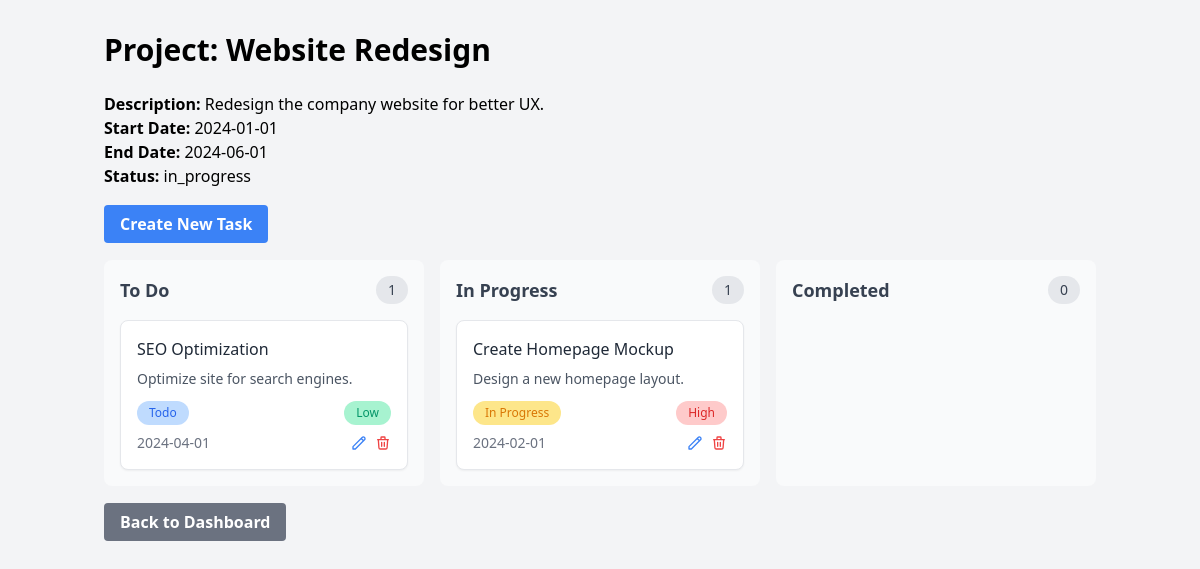
The app's page /index.php?action=project_details&id=1 (signed in) with its own data.
### tables this page shows
CREATE TABLE projects (
    id INT AUTO_INCREMENT PRIMARY KEY,
    name VARCHAR(255) NOT NULL,
    description TEXT,
    date_commence DATE,
    date_fin DATE,
    status VARCHAR(20) NOT NULL DEFAULT 'not_started' CHECK (status IN ('not_started', 'in_progress', 'completed')),
    is_public TINYINT(1) DEFAULT FALSE,
    id_user INT,
    FOREIGN KEY (id_user) REFERENCES users(id),
    created_at TIMESTAMP DEFAULT CURRENT_TIMESTAMP
);

CREATE TABLE tasks (
    id INT AUTO_INCREMENT PRIMARY KEY,
    title VARCHAR(255) NOT NULL,
    description TEXT,
    status VARCHAR(20) NOT NULL DEFAULT 'toDo' CHECK (status IN ('toDo', 'inProgress', 'completed')),
    priority VARCHAR(20) NOT NULL DEFAULT 'medium' CHECK (priority IN ('low', 'medium', 'high')),
    fin_date DATE,
    category_id INT,
    project_id INT,
    assigned_to INT,
    created_by INT,
    FOREIGN KEY (project_id) REFERENCES projects(id) ON DELETE CASCADE,
    FOREIGN KEY (category_id) REFERENCES categories(id),
    FOREIGN KEY (assigned_to) REFERENCES users(id),
    FOREIGN KEY (created_by) REFERENCES users(id),
    created_at TIMESTAMP DEFAULT CURRENT_TIMESTAMP
);

### config/Database.php (called while the page is built, shortened)
<?php
class Database{
   private $host="localhost";
   private $db_name="gestionnaire_de_projets";
   private $username="root";
   private $password="";
   public function getconnection(){
    $this->conn=null;
    try{
        $this->conn = new PDO(
            "mysql:host=".$this->host.";dbname=".$this->db_name,$this->username,$this->password);
        $this->conn->setAttribute(PDO::ATTR_ERRMODE,PDO::ERRMODE_EXCEPTION);
    }
catch(PDOExcepton $exception){
    echo "connectionError :";
}
  return $this->conn;
   }
}
?>

### models/Project.php (called while the page is built, shortened)
<?php
class Project {
    private $conn;
    private $table_name = "projects";
    public function __construct($db) {
        $this->conn = $db;
    }
    public function getProjectById($id) {
        $query = "SELECT * FROM " . $this->table_name . " WHERE id = :id";
        $stmt = $this->conn->prepare($query);
        $stmt->bindParam(":id", $id);
        if ($stmt->execute()) {
            return $stmt->fetch(PDO::FETCH_ASSOC);
        }
        return false;
    }
    }

### models/Task.php (called while the page is built, shortened)
<?php
class Task {
    private $conn;
    public function __construct($db) {
        $this->conn = $db;
    }
public function getTasksByProject($projectId) {
    $stmt = $this->conn->prepare("SELECT * FROM tasks WHERE project_id = ?");
    $stmt->execute([$projectId]);
    return $stmt->fetchAll(PDO::FETCH_ASSOC);
}
}

### views/project_details.php (the view, shortened to what this page needs)
<!DOCTYPE html>
<html lang="en">
<head>
    <link href="https://cdn.jsdelivr.net/npm/tailwindcss@2.2.19/dist/tailwind.min.css" rel="stylesheet">
</head>
<body class="bg-gray-100">
    <div class="container mx-auto px-4 py-8">
        <h1 class="text-3xl font-bold mb-6">Project: <?php echo htmlspecialchars($project['name']); ?></h1>
        <div class="mb-6">
            <p><strong>Description:</strong> <?php echo htmlspecialchars($project['description']); ?></p>
            <p><strong>Start Date:</strong> <?php echo htmlspecialchars($project['date_commence']); ?></p>
            <p><strong>End Date:</strong> <?php echo htmlspecialchars($project['date_fin']); ?></p>
            <p><strong>Status:</strong> <?php echo htmlspecialchars($project['status']); ?></p>
        </div>
        <div class="mb-6">
            <a href="index.php?action=create_task&project_id=<?php echo $project['id']; ?>" class="bg-blue-500 hover:bg-blue-700 text-white font-bold py-2 px-4 rounded">
                Create New Task
            </a>
        </div>
        <div class="flex gap-4">
            <div class="flex-1 bg-gray-50 rounded-lg p-4">
                <div class="flex items-center justify-between mb-4">
                    <h2 class="text-lg font-semibold text-gray-700">To Do</h2>
                    <span class="bg-gray-200 text-gray-700 rounded-full px-3 py-1 text-sm">
                        <?php echo count(array_filter($tasks, function($task) { return $task['status'] === 'toDo'; })); ?>
                    </span>
                </div>
                <div class="space-y-3">
                    <?php foreach ($tasks as $task): ?>
                        <?php if ($task['status'] === 'toDo'): ?>
                            <div class="bg-white p-4 rounded-lg shadow-sm border border-gray-200">
                                <h3 class="font-medium text-gray-800 mb-2"><?php echo htmlspecialchars($task['title']); ?></h3>
                                <p class="text-sm text-gray-600 mb-3"><?php echo htmlspecialchars($task['description']); ?></p>
                                <div class="flex items-center justify-between mb-2">
                                    <span class="bg-blue-200 text-blue-600 py-1 px-3 rounded-full text-xs">Todo</span>
                                    <?php if ($task['priority'] === 'high'): ?>
                                        <span class="bg-red-200 text-red-600 py-1 px-3 rounded-full text-xs">High</span>
                                    <?php elseif ($task['priority'] === 'medium'): ?>
                                        <span class="bg-yellow-200 text-yellow-600 py-1 px-3 rounded-full text-xs">Medium</span>
                                    <?php else: ?>
                                        <span class="bg-green-200 text-green-600 py-1 px-3 rounded-full text-xs">Low</span>
                                    <?php endif; ?>
                                </div>
                                <div class="flex items-center justify-between text-sm">
                                    <span class="text-gray-500"><?php echo htmlspecialchars($task['fin_date']); ?></span>
                                    <div class="flex space-x-2">
                                        <a href="index.php?action=update_task&id=<?php echo $task['id']; ?>" class="text-blue-500 hover:text-blue-700">
                                            <svg class="w-4 h-4" fill="none" stroke="currentColor" viewBox="0 0 24 24">
                                                <path stroke-linecap="round" stroke-linejoin="round" stroke-width="2" d="M15.232 5.232l3.536 3.536m-2.036-5.036a2.5 2.5 0 113.536 3.536L6.5 21.036H3v-3.572L16.732 3.732z" />
                                            </svg>
                                        </a>
                                        <a href="index.php?action=delete_task&id=<?php echo $task['id']; ?>" class="text-red-500 hover:text-red-700" onclick="return confirm('Are you sure you want to delete this task?');">
                                            <svg class="w-4 h-4" fill="none" stroke="currentColor" viewBox="0 0 24 24">
                                                <path stroke-linecap="round" stroke-linejoin="round" stroke-width="2" d="M19 7l-.867 12.142A2 2 0 0116.138 21H7.862a2 2 0 01-1.995-1.858L5 7m5 4v6m4-6v6m1-10V4a1 1 0 00-1-1h-4a1 1 0 00-1 1v3M4 7h16" />
                                            </svg>
                                        </a>
                                    </div>
                                </div>
                            </div>
                        <?php endif; ?>
                    <?php endforeach; ?>
                </div>
            </div>
            <div class="flex-1 bg-gray-50 rounded-lg p-4">
                <div class="flex items-center justify-between mb-4">
                    <h2 class="text-lg font-semibold text-gray-700">In Progress</h2>
                    <span class="bg-gray-200 text-gray-700 rounded-full px-3 py-1 text-sm">
                        <?php echo count(array_filter($tasks, function($task) { return $task['status'] === 'inProgress'; })); ?>
                    </span>
                </div>
                <div class="space-y-3">
                    <?php foreach ($tasks as $task): ?>
                        <?php if ($task['status'] === 'inProgress'): ?>
                            <div class="bg-white p-4 rounded-lg shadow-sm border border-gray-200">
                                <h3 class="font-medium text-gray-800 mb-2"><?php echo htmlspecialchars($task['title']); ?></h3>
                                <p class="text-sm text-gray-600 mb-3"><?php echo htmlspecialchars($task['description']); ?></p>
                                <div class="flex items-center justify-between mb-2">
                                    <span class="bg-yellow-200 text-yellow-600 py-1 px-3 rounded-full text-xs">In Progress</span>
                                    <?php if ($task['priority'] === 'high'): ?>
                                        <span class="bg-red-200 text-red-600 py-1 px-3 rounded-full text-xs">High</span>
                                    <?php elseif ($task['priority'] === 'medium'): ?>
                                        <span class="bg-yellow-200 text-yellow-600 py-1 px-3 rounded-full text-xs">Medium</span>
                                    <?php else: ?>
                                        <span class="bg-green-200 text-green-600 py-1 px-3 rounded-full text-xs">Low</span>
                                    <?php endif; ?>
                                </div>
                                <div class="flex items-center justify-between text-sm">
                                    <span class="text-gray-500"><?php echo htmlspecialchars($task['fin_date']); ?></span>
                                    <div class="flex space-x-2">
                                        <a href="index.php?action=update_task&id=<?php echo $task['id']; ?>" class="text-blue-500 hover:text-blue-700">
                                            <svg class="w-4 h-4" fill="none" stroke="currentColor" viewBox="0 0 24 24">
                                                <path stroke-linecap="round" stroke-linejoin="round" stroke-width="2" d="M15.232 5.232l3.536 3.536m-2.036-5.036a2.5 2.5 0 113.536 3.536L6.5 21.036H3v-3.572L16.732 3.732z" />
                                            </svg>
                                        </a>
                                        <a href="index.php?action=delete_task&id=<?php echo $task['id']; ?>" class="text-red-500 hover:text-red-700" onclick="return confirm('Are you sure you want to delete this task?');">
                                            <svg class="w-4 h-4" fill="none" stroke="currentColor" viewBox="0 0 24 24">
                                                <path stroke-linecap="round" stroke-linejoin="round" stroke-width="2" d="M19 7l-.867 12.142A2 2 0 0116.138 21H7.862a2 2 0 01-1.995-1.858L5 7m5 4v6m4-6v6m1-10V4a1 1 0 00-1-1h-4a1 1 0 00-1 1v3M4 7h16" />
                                            </svg>
                                        </a>
                                    </div>
                                </div>
                            </div>
                        <?php endif; ?>
                    <?php endforeach; ?>
                </div>
            </div>
            <div class="flex-1 bg-gray-50 rounded-lg p-4">
                <div class="flex items-center justify-between mb-4">
                    <h2 class="text-lg font-semibold text-gray-700">Completed</h2>
                    <span class="bg-gray-200 text-gray-700 rounded-full px-3 py-1 text-sm">
                        <?php echo count(array_filter($tasks, function($task) { return $task['status'] === 'completed'; })); ?>
                    </span>
                </div>
            </div>
        </div>
        <div class="mt-6">
            <a href="index.php?action=dashboard" class="bg-gray-500 hover:bg-gray-700 text-white font-bold py-2 px-4 rounded">
                Back to Dashboard
            </a>
        </div>
    </div>
</body>
</html>

### index.php (shortened to what this page needs)
<?php
require_once 'config/Database.php';
require_once 'controllers/Projectcontroller.php';
require_once 'controllers/Taskcontroller.php';
require_once 'models/Project.php';
require_once 'models/Task.php';
$proj =new ProjectController();
$action = $_GET['action'] ?? 'public_projects';
try{
switch($action){
            case 'project_details':
                $proj->projectDetails();
                break;
}
} catch (Exception $e) {
error_log($e->getMessage());
header("HTTP/1.0 404 Not Found");
include 'views/404.php';
exit();
}
?>

### controllers/ProjectController.php (shortened to what this page needs)
<?php
class ProjectController{
private $project;
private $task;
public function __construct(){
    $database =new Database();
    $this->db =$database->getconnection();
    $this->project=new Project($this->db);
    $this->task = new Task($this->db);
}
    public function projectDetails() {
        $project_id = $_GET['id'] ?? '';
        $project = $this->project->getProjectById($project_id);
        if ($project) {
            $tasks = $this->task->getTasksByProject($project_id);
            include 'views/project_details.php';
        } else {
            header("Location: index.php?action=dashboard");
            exit();
        }
    }
}

### records on screen
projects: name "Website Redesign", description "Redesign the company website for better UX.", date_commence "2024-01-01", date_fin "2024-06-01", status "in_progress"
tasks: title "SEO Optimization", description "Optimize site for search engines.", priority "Low", fin_date "2024-04-01"
tasks: title "Create Homepage Mockup", description "Design a new homepage layout.", priority "High", fin_date "2024-02-01"
